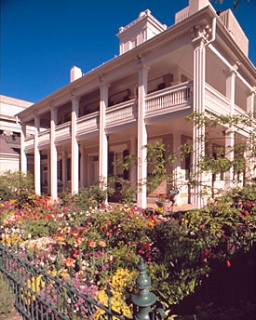
#> input picture lab-1/images/beehive_house.jpg, 256 x 320 px, given in place of checkerboard.jpg, which was not available
$ jupyter execute --allow-errors cv1-lab-3-daoterog.ipynb   (text cells are left out)
#> lines starting #> are read from the running program, lines starting #| are printed output that depends on the picture; pictures that were not available may be replaced by others from this repository, and a replacement may not be noted
[cell 1]
import sys

if sys.version_info[0] < 3:
    raise Exception("Python 3 or a more recent version is required.")

[cell 2]
# environment and libraries
import os
import math
import numpy as np
import time
import cv2
import matplotlib
import matplotlib.pyplot as plt
import sklearn
import scipy.signal
import pandas as pd
import torch

from tqdm import tqdm

from scipy.ndimage import maximum_filter, gaussian_filter

import torchvision.transforms.functional as F
from torchvision.io import read_video
from torchvision.models.optical_flow import Raft_Large_Weights, Raft_Small_Weights, raft_large, raft_small
from torchvision.utils import flow_to_image
from pathlib import Path
from IPython.display import clear_output, display, Video

#> (a cell that did not finish here is left out)

[cell 4]
def convert_image_to_grayscale(image_path):
    """
    Reads an image and returns its grayscale version.

    Args:
        image_path: Filepath of the image.

    Returns:
        normalized_grayscale_image: The grayscale image as a numpy array with values normalized between 0 and 1.
    """
#> called with image_path = 'images/checkerboard.jpg'

    # YOUR CODE HERE
    image = cv2.imread(image_path)
#> image is the input picture: shape (320, 256, 3); mean B, G, R 109.3, 107.4, 121.2
    grayscale_image = cv2.cvtColor(image, cv2.COLOR_BGR2GRAY)
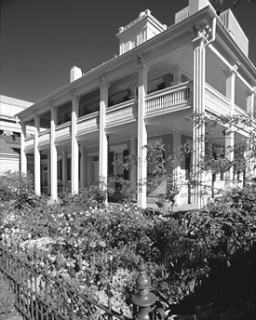
#> grayscale_image: shape (320, 256); min 6, max 255, mean 111.7
    normalized_grayscale_image = grayscale_image / 255.0

    return normalized_grayscale_image

[cell 5]
def compute_gradient_x(grayscale_image):
    """
    Calculates the gradient of the image in the x direction.

    Args:
        grayscale_image: Grayscale image as a numpy array.

    Returns:
        gradient_x: A numpy array representing the gradient of the image in the x direction.
    """

    # YOUR CODE HERE
    first_order_gaussian_derivative_kernel = np.array([[-1, 0, 1]])
    gradient_x = scipy.signal.convolve2d(
        grayscale_image,
        first_order_gaussian_derivative_kernel,
        mode='same',
        boundary='symm'
    )
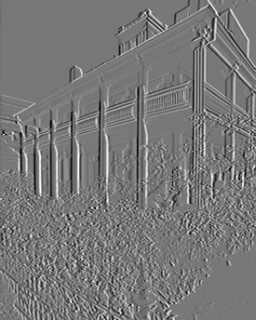
#> gradient_x: shape (320, 256) float64; min -0.827, max 0.925, mean 0.000759; drawn with min black and max white

    return gradient_x

[cell 6]
def compute_gradient_y(grayscale_image):
    """
    Calculates the gradient of the image in the y direction.

    Args:
        grayscale_image: Grayscale image as a numpy array.

    Returns:
        gradient_y: A numpy array representing the gradient of the image in the y direction.
    """

    # YOUR CODE HERE
    first_order_gaussian_derivative_kernel = np.array([[-1], [0], [1]])
    gradient_y = scipy.signal.convolve2d(
        grayscale_image,
        first_order_gaussian_derivative_kernel,
        mode='same',
        boundary='symm'
    )

    return gradient_y

[cell 7]
def harris_corner_detector(normalized_image, sigma, threshold):
    """
    Detects corners in a normalized grayscale image using the Harris Corner Detection algorithm.

    Args:
        normalized_image: Normalized grayscale image as a numpy array.
        sigma: Standard deviation for Gaussian filtering.
        threshold: Threshold for identifying strong corners.

    Returns:
        harris_response: The Harris response matrix (H).
        rows: The indices of the rows of detected corner points.
        columns: The indices of the columns of detected corner points.
    """

    # YOUR CODE HERE
    gradient_x = compute_gradient_x(normalized_image)
    gradient_y = compute_gradient_y(normalized_image)

    A = gaussian_filter(gradient_x ** 2, sigma=sigma, radius=2)
    B = gradient_x * gradient_y
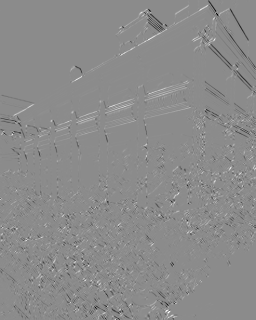
#> B: shape (320, 256) float64; min -0.517, max 0.426, mean -0.00119; drawn with min black and max white
    C = gaussian_filter(gradient_y ** 2, sigma=sigma, radius=2)
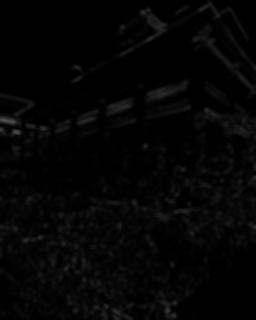
#> C: shape (320, 256) float64; min 0, max 0.325, mean 0.0195

    harris_response = (A * C - (B ** 2)) - 0.04 * ((A + C) ** 2)
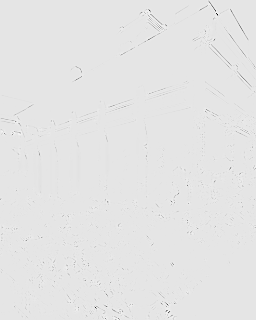
#> harris_response: shape (320, 256) float64; min -0.248, max 0.0277, mean -0.000462; drawn with min black and max white
    rows, columns = np.where(harris_response > threshold)
#> rows = 117 values from 4 to 319; columns = 117 values, max 255 at index 71, min 1 at index 57, mean 136.5

    return harris_response, rows, columns

[cell 8]
def plot_harris_corner_detection_results(normalized_image, rows, columns, suptitle=None, figsize=(18, 6)):
    """
    Plots the image derivatives I_x and I_y, and the original image with detected corner points.

    Args:
        normalized_image: Normalized grayscale image as a numpy array.
        rows: The indices of the rows of detected corner points.
        columns: The indices of the columns of detected corner points.

    Returns:
        None. Displays the plots.
    """

    # YOUR CODE HERE
    gradient_x = compute_gradient_x(normalized_image)
    gradient_y = compute_gradient_y(normalized_image)

    fig, (ax_orig, ax_grad_x, ax_grad_y) = plt.subplots(1, 3, figsize=figsize)

    # Plot original image with corner points plotted on it
    ax_orig.imshow(normalized_image, cmap='gray')
    ax_orig.scatter(columns, rows, c='r', s=15, marker='o')
    ax_orig.set_title('Original Image with Corners')

    # Plot gradients
    ax_grad_x.imshow(gradient_x, cmap='gray')
    ax_grad_x.set_title('Gradient X')
    ax_grad_y.imshow(gradient_y, cmap='gray')
    ax_grad_y.set_title('Gradient Y')

    for ax in (ax_orig, ax_grad_x, ax_grad_y):
        ax.axis('off')

    if suptitle is not None and suptitle:
        plt.suptitle(suptitle, fontsize=16)

    plt.show()

[cell 9]
# YOUR CODE HERE
normalized_grayscale_image = convert_image_to_grayscale("images/checkerboard.jpg")

# Sigma = 2, Threshold = 0.01
harris_response, rows, columns = harris_corner_detector(normalized_grayscale_image, sigma=2, threshold=0.01)
#> rows = 117 values from 4 to 319
plot_harris_corner_detection_results(normalized_grayscale_image, rows, columns, suptitle="Sigma = 2, Threshold = 0.01")
#> (the call stopped at in plot_harris_corner_detection_results, `fig, (ax_orig, ax_grad_x, ax_grad_y) = plt.subplots(1, 3, figsize=figs..`: IPython is not available in this run)

# Sigma = 10, Threshold = 0.01
harris_response, rows, columns = harris_corner_detector(normalized_grayscale_image, sigma=20, threshold=0.01)
#> rows = 100 values from 4 to 319; columns = 100 values, max 255 at index 63, min 1 at index 49, mean 130.2
plot_harris_corner_detection_results(normalized_grayscale_image, rows, columns, suptitle="Sigma = 20, Threshold = 0.01")
#> (the call stopped at in plot_harris_corner_detection_results, `fig, (ax_orig, ax_grad_x, ax_grad_y) = plt.subplots(1, 3, figsize=figs..`: IPython is not available in this run)

# Sigma = 2, Threshold = 0.00001
harris_response, rows, columns = harris_corner_detector(normalized_grayscale_image, sigma=2, threshold=0.00001)
plot_harris_corner_detection_results(normalized_grayscale_image, rows, columns, suptitle="Sigma = 2, Threshold = 0.00001")
#> (the call stopped at in plot_harris_corner_detection_results, `fig, (ax_orig, ax_grad_x, ax_grad_y) = plt.subplots(1, 3, figsize=figs..`: IPython is not available in this run)

[cell 10]
# YOUR CODE HERE
normalized_grayscale_image = convert_image_to_grayscale("images/house.jpg")
#> call 2 of convert_image_to_grayscale, with image_path = 'images/house.jpg'
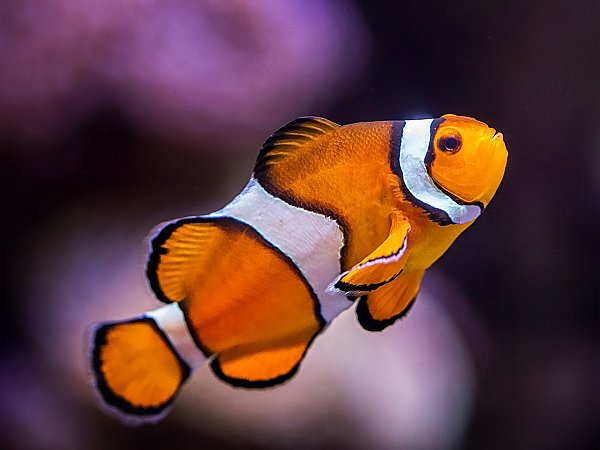
#> input picture lab-2/images/clownfish.jpg, 600 x 450 px, given in place of house.jpg, which was not available
#> in convert_image_to_grayscale, image is the input picture: shape (450, 600, 3); mean B, G, R 61.5, 59.1, 95.2
#> in convert_image_to_grayscale (call 2), `grayscale_image = cv2.cvtColor(image, cv2.COLOR_BGR2GRAY)`:
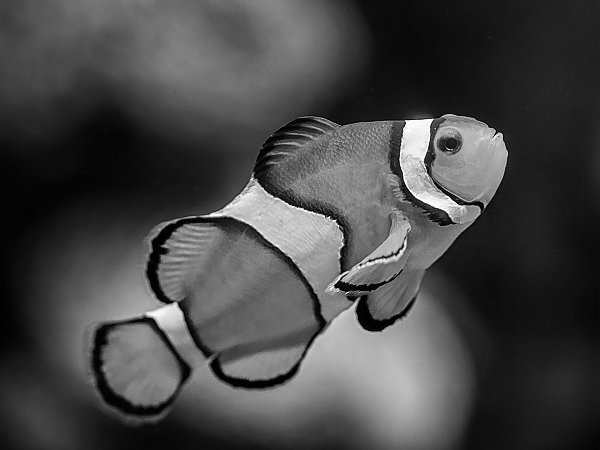
#> grayscale_image: shape (450, 600); min 0, max 254, mean 70.2

# Sigma = 3, Threshold = 0.001
harris_response, rows, columns = harris_corner_detector(normalized_grayscale_image, sigma=3, threshold=0.001)
#> call 4 of harris_corner_detector, with sigma = 3, threshold = 0.001
#> in compute_gradient_y (call 7), `gradient_y = scipy.signal.convolve2d( grayscale_image, first_order_gau..`:
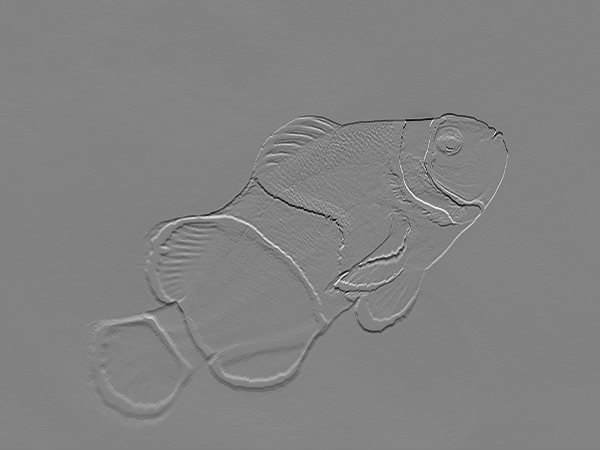
#> gradient_y: shape (450, 600) float64; min -0.992, max 0.945, mean 0.000674; drawn with min black and max white
#> in harris_corner_detector (call 4), `A = gaussian_filter(gradient_x ** 2, sigma=sigma, radius=2)`:
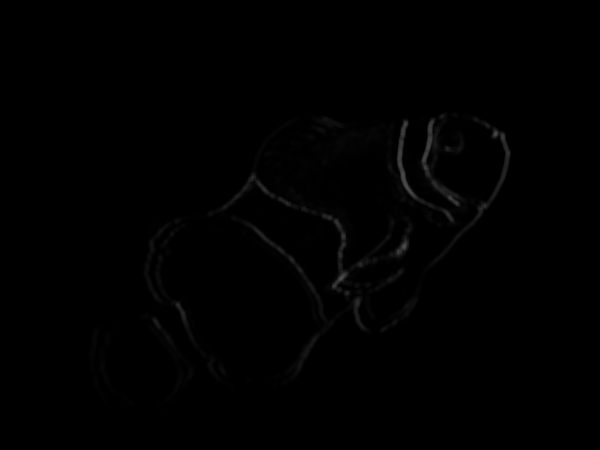
#> A: shape (450, 600) float64; min 0, max 0.309, mean 0.00383
#> in harris_corner_detector (call 4), `harris_response = (A * C - (B ** 2)) - 0.04 * ((A + C) ** 2)`:
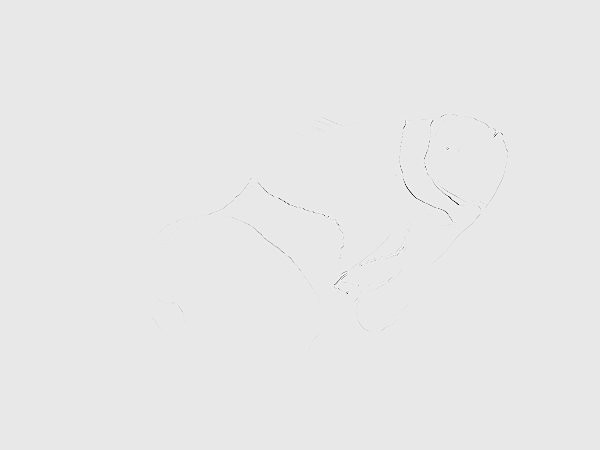
#> harris_response: shape (450, 600) float64; min -0.823, max 0.079, mean -0.000404; drawn with min black and max white
#> in harris_corner_detector (call 4), `rows, columns = np.where(harris_response > threshold)`: rows = 4470 values from 112 to 362; columns = 4470 values, max 509 at index 767, min 151 at index 4291, mean 370.8
#> rows = 4470 values from 112 to 362
plot_harris_corner_detection_results(normalized_grayscale_image, rows, columns, suptitle="Sigma = 3, Threshold = 0.001", figsize=(18, 4))
#> (the call stopped at in plot_harris_corner_detection_results, `fig, (ax_orig, ax_grad_x, ax_grad_y) = plt.subplots(1, 3, figsize=figs..`: IPython is not available in this run)

# Sigma = 30, Threshold = 0.001
harris_response, rows, columns = harris_corner_detector(normalized_grayscale_image, sigma=30, threshold=0.001)
#> rows = 4604 values from 112 to 364; columns = 4604 values, max 509 at index 792, min 150 at index 4410, mean 370.7
plot_harris_corner_detection_results(normalized_grayscale_image, rows, columns, suptitle="Sigma = 30, Threshold = 0.001", figsize=(18, 4))
#> (the call stopped at in plot_harris_corner_detection_results, `fig, (ax_orig, ax_grad_x, ax_grad_y) = plt.subplots(1, 3, figsize=figs..`: IPython is not available in this run)

# Sigma = 3, Threshold = 0.00001
harris_response, rows, columns = harris_corner_detector(normalized_grayscale_image, sigma=3, threshold=0.00001)
plot_harris_corner_detection_results(normalized_grayscale_image, rows, columns, suptitle="Sigma = 3, Threshold = 0.00001", figsize=(18, 4))
#> (the call stopped at in plot_harris_corner_detection_results, `fig, (ax_orig, ax_grad_x, ax_grad_y) = plt.subplots(1, 3, figsize=figs..`: IPython is not available in this run)

[cell 11]
# YOUR CODE HERE
normalized_grayscale_image = convert_image_to_grayscale("images/checkerboard.jpg")

sigma = 2
threshold = 0.01

# Sigma = 2, Threshold = 0.01
harris_response, rows, columns = harris_corner_detector(normalized_grayscale_image, sigma=sigma, threshold=threshold)
#> rows = 117 values from 4 to 319; columns = 117 values, max 255 at index 71, min 1 at index 57, mean 136.5
plot_harris_corner_detection_results(normalized_grayscale_image, rows, columns, suptitle="Rotated by 0 degrees")
#> (the call stopped at in plot_harris_corner_detection_results, `fig, (ax_orig, ax_grad_x, ax_grad_y) = plt.subplots(1, 3, figsize=figs..`: IPython is not available in this run)

# Rotate image by 45 degrees
center = tuple(np.array(normalized_grayscale_image.shape[::-1]) / 2)
rotation_matrix = cv2.getRotationMatrix2D(center, 45, 1.0)
rotated_image = cv2.warpAffine(normalized_grayscale_image, rotation_matrix, normalized_grayscale_image.shape[::-1], flags=cv2.INTER_LINEAR)

harris_response, rows, columns = harris_corner_detector(rotated_image, sigma=sigma, threshold=threshold)
plot_harris_corner_detection_results(rotated_image, rows, columns, suptitle="Rotated by 45 degrees")

# Rotate image by 90 degrees
center = tuple(np.array(normalized_grayscale_image.shape[::-1]) / 2)
rotation_matrix = cv2.getRotationMatrix2D(center, 90, 1.0)
rotated_image = cv2.warpAffine(normalized_grayscale_image, rotation_matrix, normalized_grayscale_image.shape[::-1], flags=cv2.INTER_LINEAR)

harris_response, rows, columns = harris_corner_detector(rotated_image, sigma=sigma, threshold=threshold)
plot_harris_corner_detection_results(rotated_image, rows, columns, suptitle="Rotated by 90 degrees")
